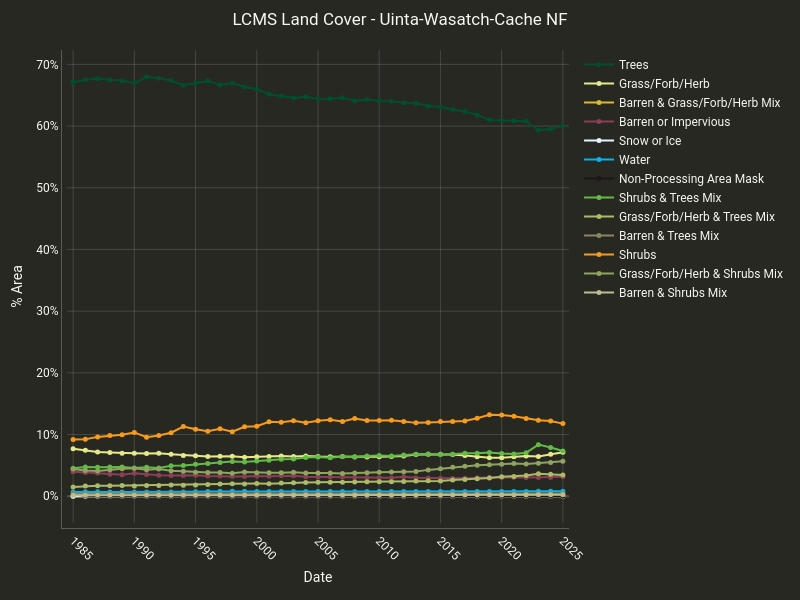

Here is the notebook cell this chart was saved with:
### Code cell
# Inline: LCMS Land Cover time series over the Uinta-Wasatch-Cache NF
uwc = forests.filter(ee.Filter.stringContains('FORESTNAME', 'Uinta'))

result = cl.summarize_and_chart(
    lcms.select(['Land_Cover']),
    uwc,
    title='LCMS Land Cover - Uinta-Wasatch-Cache NF',
    stacked=False,
)
df, fig = result['df'], result['chart']
fig.show()
display(df.head())
